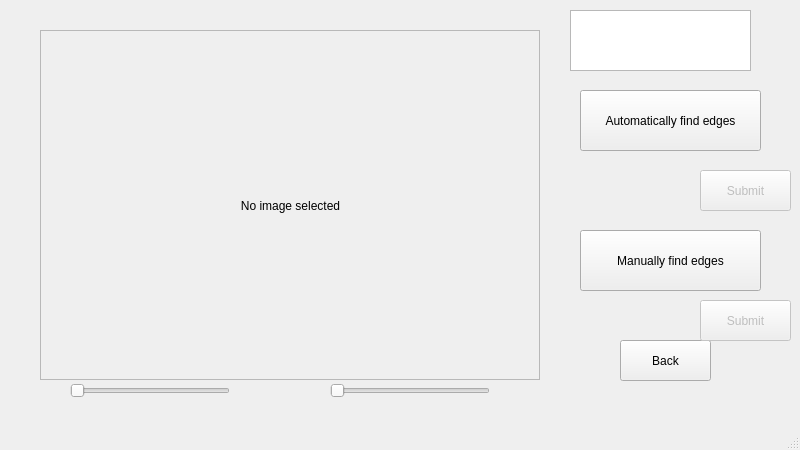
<?xml version="1.0" encoding="UTF-8"?>
<ui version="4.0">
 <class>MainWindow</class>
 <widget class="QMainWindow" name="MainWindow">
  <property name="geometry">
   <rect>
    <x>0</x>
    <y>0</y>
    <width>800</width>
    <height>450</height>
   </rect>
  </property>
  <property name="windowTitle">
   <string>MainWindow</string>
  </property>
  <widget class="QWidget" name="centralwidget">
   <widget class="QPushButton" name="Auto">
    <property name="enabled">
     <bool>true</bool>
    </property>
    <property name="geometry">
     <rect>
      <x>580</x>
      <y>90</y>
      <width>181</width>
      <height>61</height>
     </rect>
    </property>
    <property name="text">
     <string>Automatically find edges</string>
    </property>
    <property name="flat">
     <bool>false</bool>
    </property>
   </widget>
   <widget class="QPushButton" name="Manual">
    <property name="enabled">
     <bool>true</bool>
    </property>
    <property name="geometry">
     <rect>
      <x>580</x>
      <y>230</y>
      <width>181</width>
      <height>61</height>
     </rect>
    </property>
    <property name="text">
     <string>Manually find edges</string>
    </property>
    <property name="flat">
     <bool>false</bool>
    </property>
   </widget>
   <widget class="QFrame" name="edge_Frame">
    <property name="geometry">
     <rect>
      <x>40</x>
      <y>30</y>
      <width>500</width>
      <height>350</height>
     </rect>
    </property>
    <property name="minimumSize">
     <size>
      <width>500</width>
      <height>350</height>
     </size>
    </property>
    <property name="maximumSize">
     <size>
      <width>500</width>
      <height>350</height>
     </size>
    </property>
    <property name="frameShape">
     <enum>QFrame::StyledPanel</enum>
    </property>
    <property name="frameShadow">
     <enum>QFrame::Raised</enum>
    </property>
    <widget class="QLabel" name="imageLabel">
     <property name="geometry">
      <rect>
       <x>0</x>
       <y>0</y>
       <width>501</width>
       <height>351</height>
      </rect>
     </property>
     <property name="text">
      <string>No image selected</string>
     </property>
     <property name="alignment">
      <set>Qt::AlignCenter</set>
     </property>
    </widget>
   </widget>
   <widget class="QPushButton" name="BackToMain">
    <property name="geometry">
     <rect>
      <x>620</x>
      <y>340</y>
      <width>91</width>
      <height>41</height>
     </rect>
    </property>
    <property name="text">
     <string>Back</string>
    </property>
   </widget>
   <widget class="QSlider" name="lowThresh">
    <property name="enabled">
     <bool>false</bool>
    </property>
    <property name="geometry">
     <rect>
      <x>70</x>
      <y>380</y>
      <width>160</width>
      <height>22</height>
     </rect>
    </property>
    <property name="maximum">
     <number>255</number>
    </property>
    <property name="orientation">
     <enum>Qt::Horizontal</enum>
    </property>
   </widget>
   <widget class="QSlider" name="highThresh">
    <property name="enabled">
     <bool>false</bool>
    </property>
    <property name="geometry">
     <rect>
      <x>330</x>
      <y>380</y>
      <width>160</width>
      <height>22</height>
     </rect>
    </property>
    <property name="maximum">
     <number>255</number>
    </property>
    <property name="orientation">
     <enum>Qt::Horizontal</enum>
    </property>
   </widget>
   <widget class="QPlainTextEdit" name="smallThreshIn">
    <property name="geometry">
     <rect>
      <x>570</x>
      <y>10</y>
      <width>181</width>
      <height>61</height>
     </rect>
    </property>
   </widget>
   <widget class="QPushButton" name="Submit">
    <property name="enabled">
     <bool>false</bool>
    </property>
    <property name="geometry">
     <rect>
      <x>700</x>
      <y>300</y>
      <width>91</width>
      <height>41</height>
     </rect>
    </property>
    <property name="text">
     <string>Submit</string>
    </property>
    <property name="flat">
     <bool>false</bool>
    </property>
   </widget>
   <widget class="QPushButton" name="next">
    <property name="enabled">
     <bool>false</bool>
    </property>
    <property name="geometry">
     <rect>
      <x>700</x>
      <y>170</y>
      <width>91</width>
      <height>41</height>
     </rect>
    </property>
    <property name="text">
     <string>Submit</string>
    </property>
    <property name="flat">
     <bool>false</bool>
    </property>
   </widget>
  </widget>
  <widget class="QMenuBar" name="menubar">
   <property name="geometry">
    <rect>
     <x>0</x>
     <y>0</y>
     <width>800</width>
     <height>22</height>
    </rect>
   </property>
  </widget>
  <widget class="QStatusBar" name="statusbar"/>
 </widget>
 <resources/>
 <connections/>
</ui>
